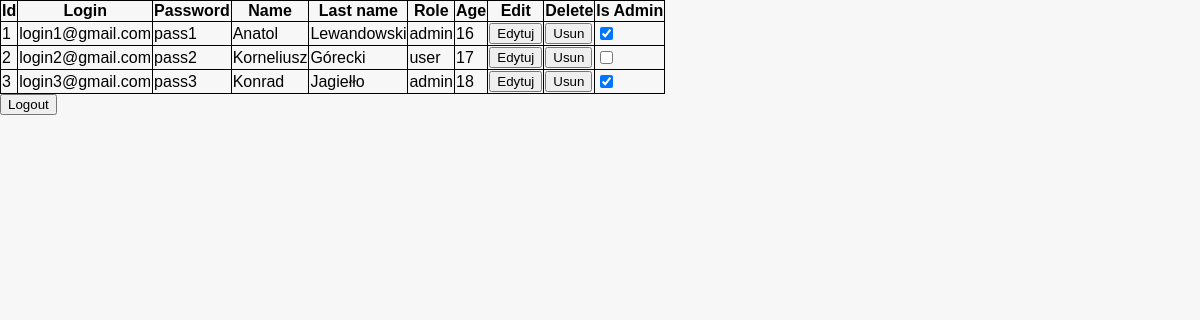
The page /Pages/adminPage.php (signed in) on the database its author committed.
### tables this page shows
CREATE TABLE `languages` (
  `id` int(10) NOT NULL,
  `key_id` varchar(40) DEFAULT NULL,
  `en` mediumtext DEFAULT NULL,
  `pl` mediumtext DEFAULT NULL,
  `de` mediumtext DEFAULT NULL
);

CREATE TABLE `users` (
  `id` int(5) NOT NULL,
  `login` varchar(30) DEFAULT NULL,
  `password` varchar(30) DEFAULT NULL,
  `name` varchar(30) DEFAULT NULL,
  `lname` varchar(30) DEFAULT NULL,
  `role` varchar(30) DEFAULT NULL,
  `age` int(3) DEFAULT NULL
);

### Utils/Db.php (called while the page is built, shortened)
<?php
    class Db {
        public $host;
        public $db_user;
        public $db_password;
        public $db_name;
        function __construct() {
            require 'dbConfig.php';
            $this->host = $host;
            $this->db_user = $db_user;
            $this->db_password = $db_password;
            $this->db_name = $db_name;
        }
        function getAllUsers(){
            $conn = new mysqli(
                $this->host,
                $this->db_user,
                $this->db_password,
                $this->db_name);
            if($conn->connect_errno == 0 ){
                $query = "SELECT * FROM users";
                    $result = $conn->query($query);
                    if($result->num_rows > 0){
                        $users = [];
                        for($i = 0;$i<$result->num_rows;$i++){
                            $users[] = $result->fetch_assoc();
                        }
                        return $users;
                    }
                }
            else{
                echo "Nie udalo sie ploaczyc z baza";
            }
            return [];
        }
        function getContentById($id_key) {
            $language = isset($_COOKIE["language"]) ? $_COOKIE["language"] : "en";
            $conn = new mysqli(
                $this->host,
                $this->db_user,
                $this->db_password,
                $this->db_name);
            $query = "SELECT $language FROM languages WHERE key_id='$id_key'";
            $result = $conn->query($query);
            if($result->num_rows==1){
                return $result->fetch_assoc()[$language];
            }
            else {
                return Db::getContentById("notFoundMsg");
            }
        }
    }
?>

### Utils/CMS.php (called while the page is built, shortened)
<?php
    require_once "Db.php";
    class CMS {
        static function getContent($id_key) {
            $db = new DB();
            return $db->getContentById($id_key);
        }
    }
?>

### Pages/adminPage.php (the view, shortened to what this page needs)
<!DOCTYPE html>
<html lang="en">
<head>
    <link rel='stylesheet' href='../Static/css/style.css'>
</head>
<body>
    <?php require_once "../Utils/CMS.php";?>
    <table>
        <tr>
            <th>Id</th>
            <th>Login</th>
            <th><?= CMS::getContent("password") ?></th>
            <th><?= CMS::getContent("name") ?></th>
            <th><?= CMS::getContent("lname") ?></th>
            <th><?= CMS::getContent("role") ?></th>
            <th><?= CMS::getContent("age") ?></th>
            <th><?= CMS::getContent("edit") ?></th>
            <th><?= CMS::getContent("delete") ?></th>
            <th>Is Admin</th>
        </tr>
        <?php
            require_once '../utils/Db.php';
            $db = new DB();
            $users = $db->getAllUsers();
            foreach($users as $user) {
                $id = $user['id'];
                $is_admin = ($user['role'] === "admin") ? "checked" : "";
                echo
                "<tr>"
                    ."<td>{$user['id']}</td>"
                    ."<td>{$user['login']}</td>"
                    ."<td>{$user['password']}</td>"
                    ."<td>{$user['name']}</td>"
                    ."<td>{$user['lname']}</td>"
                    ."<td>{$user['role']}</td>"
                    ."<td>{$user['age']}</td>"
                    ."<td>"
                        ."<a href='../Pages/editPage.php?id=$id'>"
                        ."<button>Edytuj</button>"
                    ."</th>"
                    ."<td>"
                        ."<a href='../Actions/removeUser.php?id=$id'>"
                        ."<button>Usun</button."
                    ."<td>"
                    ."<td><input type='checkbox' $is_admin></td>"
                ."</tr>";
            }
        ?>
    </table>
    <button onclick="location.href='../Actions/logout.php'"><?= CMS::getContent("logout") ?></button>
</body>
</html>

### Static/css/style.css (style rules this page uses)
table,td, th { border: 1px solid black; border-collapse: collapse; }
body { font-family: Arial, sans-serif; margin: 0; padding: 0; background-color: #f7f7f7; }

### rows shown on the page
languages: en "Password"
languages: en "Name"
languages: en "Last name"
languages: en "Role"
languages: en "Age"
languages: en "Edit"
languages: en "Delete"
users: id "1", login "login1@gmail.com", password "pass1", name "Anatol", lname "Lewandowski", role "admin", age "16"
users: id "2", login "login2@gmail.com", password "pass2", name "Korneliusz", lname "Górecki", role "user", age "17"
users: id "3", login "login3@gmail.com", password "pass3", name "Konrad", lname "Jagiełło", role "admin", age "18"
languages: en "Logout"
